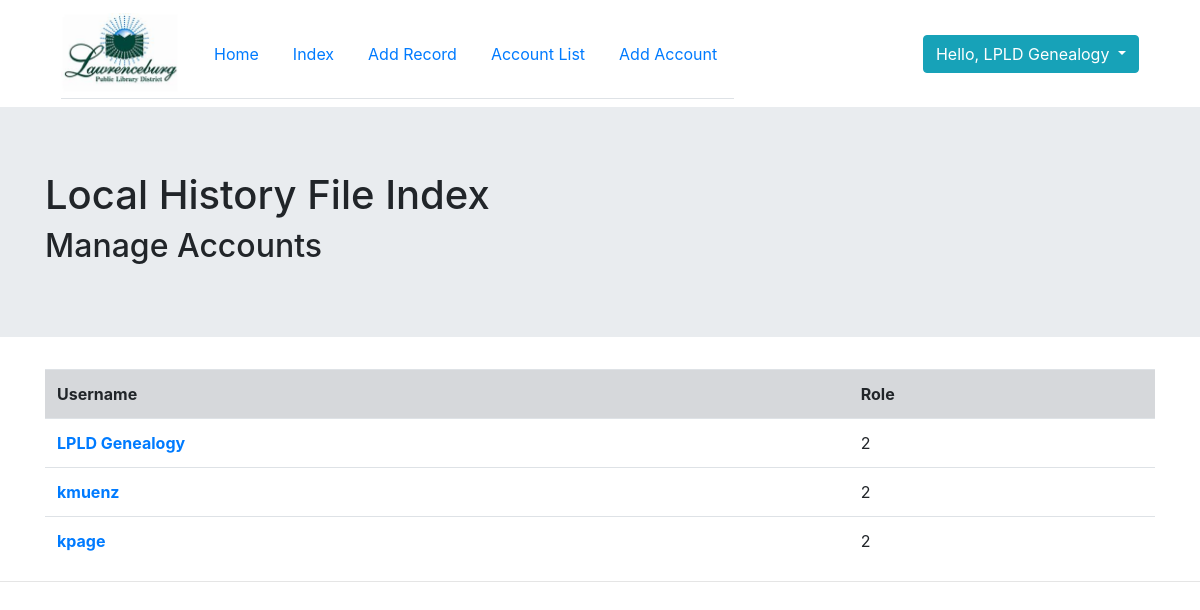
Page /account_list.php (signed in) on the committed database.
### tables this page shows
CREATE TABLE `users` (
  `id` int(13) NOT NULL,
  `username` varchar(25) NOT NULL,
  `password` varchar(255) NOT NULL,
  `role` int(13) NOT NULL
);

### account_list.php (the view, shortened to what this page needs)
<?php
require_once 'includes/header.php';
require_once 'includes/database.php';
?>
<div class="jumbotron jumbotron-fluid">
    <div class="container">
        <h1>Local History File Index</h1>
        <h2>Manage Accounts</h2>
    </div>
</div>
<div class="container">
    <?php
    $result = mysqli_query($db, "SELECT * FROM users");
    if ($result->num_rows > 0) {
        echo "<table id='myTable2' class='table table-hover'>";
        echo "<tr class='table-secondary'>"
        . "<th>Username</th>"
        . "<th>Role</th>"
        . "</tr>";
        while ($row = $result->fetch_object()) {
            echo "<tr>";
            echo "<td><b><a href='account_details.php?id=" . $row->id . "'</a>" . $row->username . "</b></td>";
            echo "<td>" . $row->role . "</td>";
            echo "</tr>";
        }
        echo "</table>";
    }
    else {
        echo "This database contains no records.";
    }
    ?>
</div>
<?php
require_once 'includes/footer.php';

### rows in the picture
users: username "LPLD Genealogy", role "2"
users: username "kmuenz", role "2"
users: username "kpage", role "2"

### other values in the picture
$_SESSION["username"] "LPLD Genealogy"
